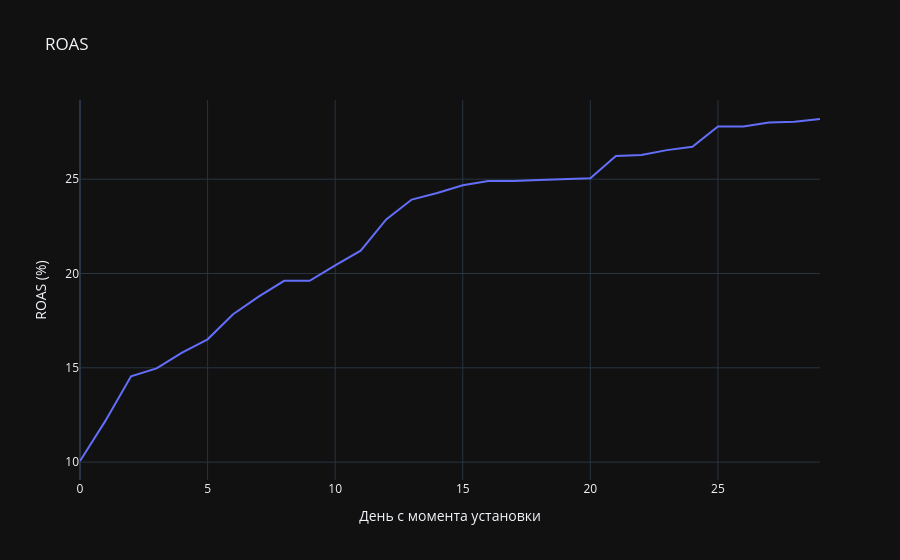

This figure's notebook cell:
### Code cell
fig = px.line(
    df_roas_total,
    x="days_since_install",
    y="cum_roas_pct",
    title="ROAS",
    labels={"days_since_install": "День с момента установки",
            "cum_roas_pct": "ROAS (%)"}
)
fig.show()

### Figure 1 — Plotly figure (JSON) as saved in the notebook; plotly's stock layout.template omitted (floating-point values rounded to 4 significant figures)
{"data": [{"hovertemplate": "День с момента установки=%{x}<br>ROAS (%)=%{y}<extra></extra>", "legendgroup": "", "line": {"color": "#636efa", "dash": "solid"}, "marker": {"symbol": "circle"}, "mode": "lines", "name": "", "orientation": "v", "showlegend": false, "x": [0, 1, 2, 3, 4, 5, 6, 7, 8, 9, 10, 11, 12, 13, 14, 15, 16, 17, 18, 19, 20, 21, 22, 23, 24, 25, 26, 27, 28, 29], "xaxis": "x", "y": [10.06, 12.2, 14.55, 14.97, 15.81, 16.51, 17.84, 18.77, 19.61, 19.61, 20.43, 21.21, 22.87, 23.92, 24.27, 24.68, 24.9, 24.9, 24.95, 25.02, 25.05, 26.23, 26.28, 26.54, 26.72, 27.79, 27.79, 28.01, 28.05, 28.19], "yaxis": "y", "type": "scatter"}], "layout": {"xaxis": {"anchor": "y", "domain": [0.0, 1.0], "title": {"text": "День с момента установки"}}, "yaxis": {"anchor": "x", "domain": [0.0, 1.0], "title": {"text": "ROAS (%)"}}, "legend": {"tracegroupgap": 0}, "title": {"text": "ROAS"}}}
